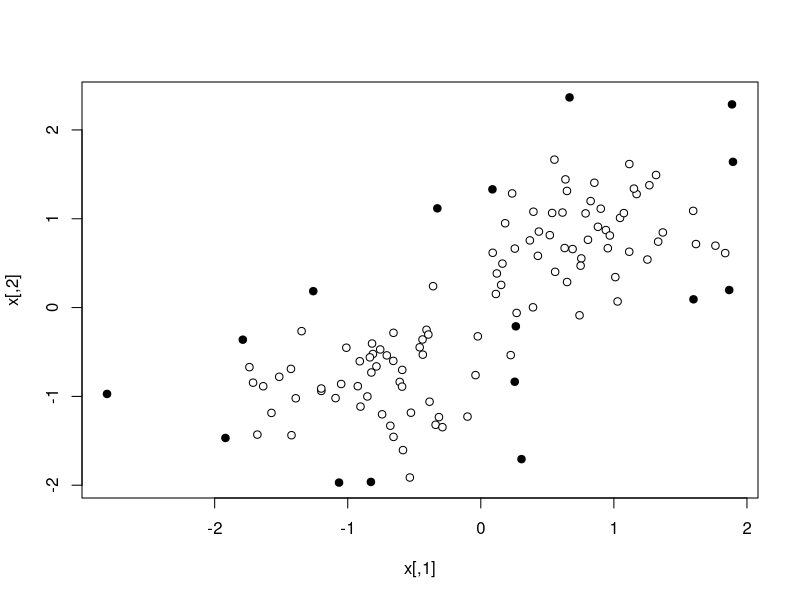

Generate this figure with R:
# kernlabパッケージに実装されている1クラス支持ベクトル分類器を使って異常検知
library(kernlab)

# サンプルの作成
x <-
  rbind(matrix(rnorm(120), ncol = 2), matrix(rnorm(120, mean = 3), ncol = 2))
x <- scale(x)

# RBFカーネルを使って1クラス支持ベクトル分類器を学習
rbf <- rbfdot(sigma = 0.5) # RBFカーネルのパラメータを設定

# nuは1/(CN)に対応するパラメータで、ここでは0.1という値を与えています。
# これは大雑把にいえば、外れ値として検出する標本の割合に対応しています。
ocsvm <- ksvm(x,
              type = "one-svc",
              kernel = rbf,
              nu = 0.1)

colorcode <- rep(0, nrow(x)) # プロットされる店の色を格納するベクトル
colorcode[ocsvm@alphaindex] <- 1 # 支持ベクトル(外れ値)となる標本の色を「1(黒色)」にセット
# 支持ベクトルについて
#  p.100 `あたかもそれらの標本(外れ値)が球面を「支えて」いるのごとしで、それが
#  「支持ベクトルデータ記述法(support vector data description)」という名前の由来です`

# 色分けされた点をプロット
plot(x, pch = 21, bg = colorcode)
